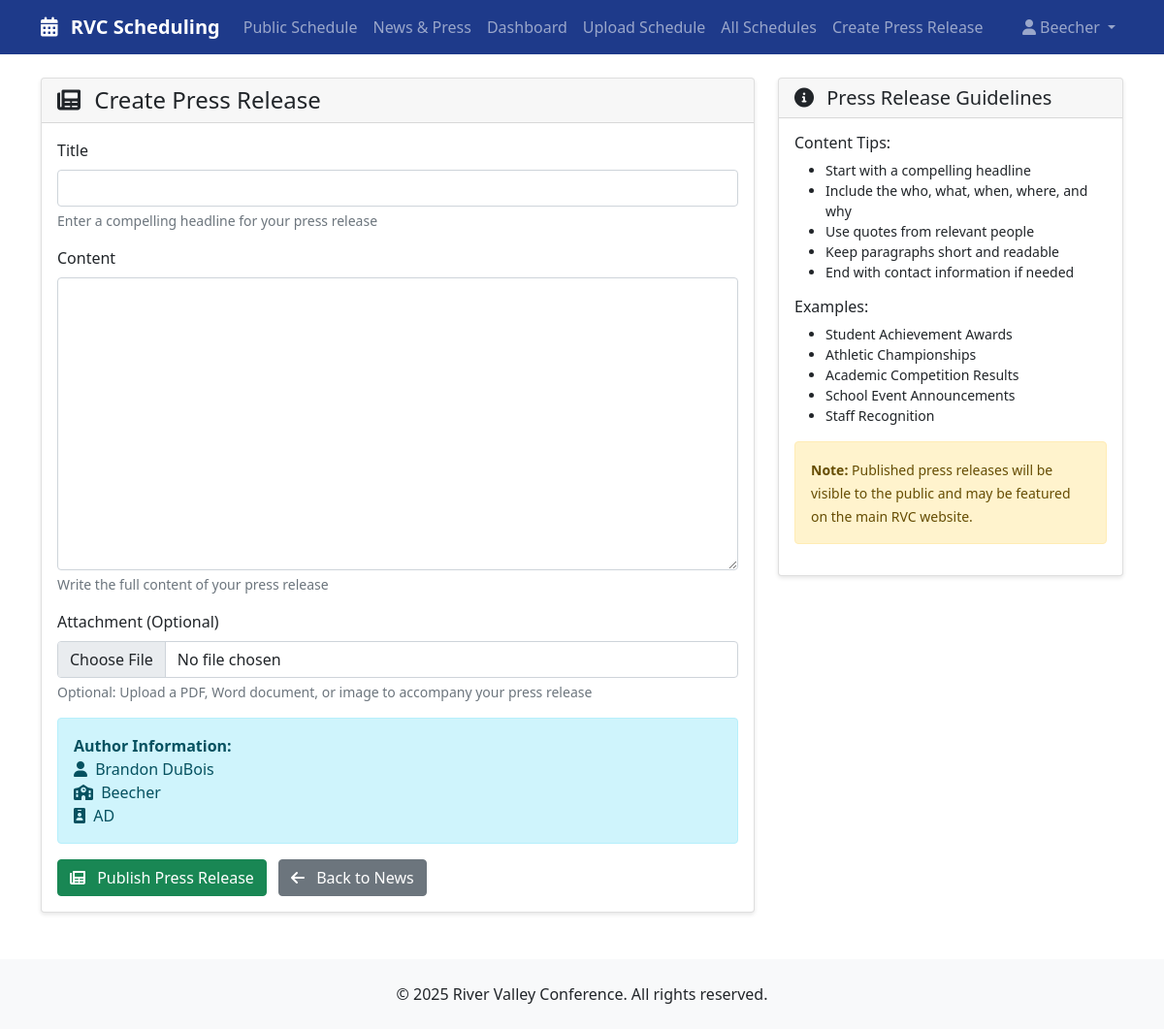
The app's page /create_press_release (signed in) with its own data.
### tables this page shows
CREATE TABLE users (
                id INTEGER PRIMARY KEY AUTOINCREMENT,
                email TEXT UNIQUE NOT NULL,
                password_hash TEXT NOT NULL,
                school_name TEXT NOT NULL,
                role TEXT NOT NULL DEFAULT 'AD',
                full_name TEXT,
                created_at TIMESTAMP DEFAULT CURRENT_TIMESTAMP
            );

### app.py (the view, shortened to what this page needs)
@app.route('/create_press_release', methods=['GET', 'POST'])
@login_required
@staff_required
def create_press_release():
    return render_template('create_press_release.html')

### app.py (called while the page is built)
def get_db():
    conn = sqlite3.connect(DATABASE)
    conn.row_factory = sqlite3.Row
    return conn

@login_manager.user_loader
def load_user(user_id):
    with get_db() as conn:
        user = conn.execute('SELECT * FROM users WHERE id = ?', (user_id,)).fetchone()
        if user:
            return User(user['id'], user['email'], user['school_name'], user['role'], user['full_name'])
    return None

def staff_required(f):
    @wraps(f)
    def decorated_function(*args, **kwargs):
        if not current_user.is_authenticated or current_user.role not in ['AD', 'Principal']:
            flash('Access denied. School staff only.', 'danger')
            return redirect(url_for('login'))
        return f(*args, **kwargs)
    return decorated_function

### templates/create_press_release.html (shortened to what this page needs)
{% extends "base.html" %}
{% block content %}
<div class="row">
    <div class="col-md-8">
        <div class="card">
            <div class="card-header">
                <h4 class="mb-0">
                    <i class="fas fa-newspaper me-2"></i>
                    Create Press Release
                </h4>
            </div>
            <div class="card-body">
                <form method="POST" enctype="multipart/form-data">
                    <div class="mb-3">
                        <label for="title" class="form-label">Title</label>
                        <input type="text" class="form-control" id="title" name="title" required>
                        <div class="form-text">Enter a compelling headline for your press release</div>
                    </div>
                    <div class="mb-3">
                        <label for="content" class="form-label">Content</label>
                        <textarea class="form-control" id="content" name="content" rows="12" required></textarea>
                        <div class="form-text">Write the full content of your press release</div>
                    </div>
                    <div class="mb-3">
                        <label for="attachment" class="form-label">Attachment (Optional)</label>
                        <input type="file" class="form-control" id="attachment" name="attachment" accept=".pdf,.doc,.docx,.jpg,.jpeg,.png">
                        <div class="form-text">
                            Optional: Upload a PDF, Word document, or image to accompany your press release
                        </div>
                    </div>
                    <div class="mb-3">
                        <div class="alert alert-info">
                            <strong>Author Information:</strong><br>
                            <i class="fas fa-user me-1"></i> {{ current_user.full_name }}<br>
                            <i class="fas fa-school me-1"></i> {{ current_user.school_name }}<br>
                            <i class="fas fa-id-badge me-1"></i> {{ current_user.role }}
                        </div>
                    </div>
                    <button type="submit" class="btn btn-success">
                        <i class="fas fa-newspaper me-2"></i>
                        Publish Press Release
                    </button>
                    <a href="{{ url_for('press_releases') }}" class="btn btn-secondary ms-2">
                        <i class="fas fa-arrow-left me-2"></i>
                        Back to News
                    </a>
                </form>
            </div>
        </div>
    </div>
    <div class="col-md-4">
        <div class="card">
            <div class="card-header">
                <h5 class="mb-0">
                    <i class="fas fa-info-circle me-2"></i>
                    Press Release Guidelines
                </h5>
            </div>
            <div class="card-body">
                <h6>Content Tips:</h6>
                <ul class="small">
                    <li>Start with a compelling headline</li>
                    <li>Include the who, what, when, where, and why</li>
                    <li>Use quotes from relevant people</li>
                    <li>Keep paragraphs short and readable</li>
                    <li>End with contact information if needed</li>
                </ul>
                <h6>Examples:</h6>
                <ul class="small">
                    <li>Student Achievement Awards</li>
                    <li>Athletic Championships</li>
                    <li>Academic Competition Results</li>
                    <li>School Event Announcements</li>
                    <li>Staff Recognition</li>
                </ul>
                <div class="alert alert-warning mt-3">
                    <small>
                        <strong>Note:</strong> Published press releases will be visible to the public and may be featured on the main RVC website.
                    </small>
                </div>
            </div>
        </div>
    </div>
</div>
{% endblock %}

### templates/base.html (shortened to what this page needs)
<!DOCTYPE html>
<html lang="en">
<head>
    <link href="https://cdn.jsdelivr.net/npm/bootstrap@5.1.3/dist/css/bootstrap.min.css" rel="stylesheet">
    <link href="https://cdnjs.cloudflare.com/ajax/libs/font-awesome/6.0.0/css/all.min.css" rel="stylesheet">
</head>
<body>
    <nav class="navbar navbar-expand-lg navbar-dark rvc-blue">
        <div class="container">
            <a class="navbar-brand" href="{{ url_for('index') }}">
                <i class="fas fa-calendar-alt me-2"></i>
                RVC Scheduling
            </a>
            <div class="collapse navbar-collapse" id="navbarNav">
                <ul class="navbar-nav me-auto">
                    <li class="nav-item">
                        <a class="nav-link" href="{{ url_for('public_schedule') }}">Public Schedule</a>
                    </li>
                    <li class="nav-item">
                        <a class="nav-link" href="{{ url_for('press_releases') }}">News & Press</a>
                    </li>
                    {% if current_user.is_authenticated %}
                    <li class="nav-item">
                        <a class="nav-link" href="{{ url_for('dashboard') }}">Dashboard</a>
                    </li>
                    {% if current_user.role == 'AD' %}
                    <li class="nav-item">
                        <a class="nav-link" href="{{ url_for('upload_schedule') }}">Upload Schedule</a>
                    </li>
                    {% endif %}
                    <li class="nav-item">
                        <a class="nav-link" href="{{ url_for('all_schedules') }}">All Schedules</a>
                    </li>
                    <li class="nav-item">
                        <a class="nav-link" href="{{ url_for('create_press_release') }}">Create Press Release</a>
                    </li>
                    {% endif %}
                </ul>
                <ul class="navbar-nav">
                    {% if current_user.is_authenticated %}
                    <li class="nav-item dropdown">
                        <a class="nav-link dropdown-toggle" href="#" id="navbarDropdown" role="button" data-bs-toggle="dropdown">
                            <i class="fas fa-user me-1"></i>{{ current_user.school_name }}
                        </a>
                    </li>
                    {% else %}
                    <li class="nav-item">
                        <a class="nav-link" href="{{ url_for('login') }}">Login</a>
                    </li>
                    {% endif %}
                </ul>
            </div>
        </div>
    </nav>
    <main class="container mt-4">
        {% block content %}{% endblock %}
    </main>
    <footer class="bg-light mt-5 py-4">
        <div class="container text-center">
            <p class="mb-0">&copy; 2025 River Valley Conference. All rights reserved.</p>
        </div>
    </footer>
</body>
</html>

### templates/base.html (style rules this page uses)
.navbar-brand { font-weight: bold; }
.rvc-blue { background-color: #1e3a8a; }
.card { box-shadow: 0 2px 4px rgba(0,0,0,0.1); }

### records on screen
users: school_name "Beecher", full_name "Brandon DuBois", role "AD"
